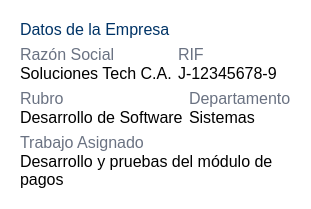
                        <widget class="QFrame" name="frame_50">
                         <property name="styleSheet">
                          <string notr="true">background-color: rgb(255, 255, 255);
border-radius:20px;
color: rgb(0, 0, 0);</string>
                         </property>
                         <property name="frameShape">
                          <enum>QFrame::Shape::Box</enum>
                         </property>
                         <property name="frameShadow">
                          <enum>QFrame::Shadow::Sunken</enum>
                         </property>
                         <property name="lineWidth">
                          <number>2</number>
                         </property>
                         <layout class="QVBoxLayout" name="verticalLayout_58">
                          <property name="leftMargin">
                           <number>20</number>
                          </property>
                          <property name="topMargin">
                           <number>20</number>
                          </property>
                          <property name="rightMargin">
                           <number>20</number>
                          </property>
                          <property name="bottomMargin">
                           <number>20</number>
                          </property>
                          <item>
                           <widget class="QLabel" name="label_73">
                            <property name="font">
                             <font>
                              <pointsize>12</pointsize>
                              <fontweight>DemiBold</fontweight>
                             </font>
                            </property>
                            <property name="styleSheet">
                             <string notr="true">color: rgb(0, 51, 102);</string>
                            </property>
                            <property name="text">
                             <string>Datos de la Empresa</string>
                            </property>
                           </widget>
                          </item>
                          <item>
                           <layout class="QHBoxLayout" name="horizontalLayout_62">
                            <item>
                             <layout class="QVBoxLayout" name="verticalLayout_63">
                              <property name="spacing">
                               <number>0</number>
                              </property>
                              <item>
                               <widget class="QLabel" name="label_74">
                                <property name="font">
                                 <font>
                                  <pointsize>12</pointsize>
                                  <fontweight>DemiBold</fontweight>
                                 </font>
                                </property>
                                <property name="styleSheet">
                                 <string notr="true">color: rgb(106, 114, 130);</string>
                                </property>
                                <property name="text">
                                 <string>Razón Social</string>
                                </property>
                               </widget>
                              </item>
                              <item>
                               <widget class="QLabel" name="razonP">
                                <property name="font">
                                 <font>
                                  <pointsize>12</pointsize>
                                  <fontweight>DemiBold</fontweight>
                                 </font>
                                </property>
                                <property name="styleSheet">
                                 <string notr="true">color: #000;</string>
                                </property>
                                <property name="text">
                                 <string>Soluciones Tech C.A.</string>
                                </property>
                               </widget>
                              </item>
                             </layout>
                            </item>
                            <item>
                             <layout class="QVBoxLayout" name="verticalLayout_64">
                              <property name="spacing">
                               <number>0</number>
                              </property>
                              <item>
                               <widget class="QLabel" name="label_76">
                                <property name="font">
                                 <font>
                                  <pointsize>12</pointsize>
                                  <fontweight>DemiBold</fontweight>
                                 </font>
                                </property>
                                <property name="styleSheet">
                                 <string notr="true">color: rgb(106, 114, 130);</string>
                                </property>
                                <property name="text">
                                 <string>RIF</string>
                                </property>
                               </widget>
                              </item>
                              <item>
                               <widget class="QLabel" name="rifP">
                                <property name="font">
                                 <font>
                                  <pointsize>12</pointsize>
                                  <fontweight>DemiBold</fontweight>
                                 </font>
                                </property>
                                <property name="styleSheet">
                                 <string notr="true">color: #000;</string>
                                </property>
                                <property name="text">
                                 <string>J-12345678-9</string>
                                </property>
                               </widget>
                              </item>
                             </layout>
                            </item>
                           </layout>
                          </item>
                          <item>
                           <layout class="QHBoxLayout" name="horizontalLayout_63">
                            <item>
                             <layout class="QVBoxLayout" name="verticalLayout_65">
                              <property name="spacing">
                               <number>0</number>
                              </property>
                              <item>
                               <widget class="QLabel" name="label_78">
                                <property name="font">
                                 <font>
                                  <pointsize>12</pointsize>
                                  <fontweight>DemiBold</fontweight>
                                 </font>
                                </property>
                                <property name="styleSheet">
                                 <string notr="true">color: rgb(106, 114, 130);</string>
                                </property>
                                <property name="text">
                                 <string>Rubro</string>
                                </property>
                               </widget>
                              </item>
                              <item>
                               <widget class="QLabel" name="rubroP">
                                <property name="font">
                                 <font>
                                  <pointsize>12</pointsize>
                                  <fontweight>DemiBold</fontweight>
                                 </font>
                                </property>
                                <property name="styleSheet">
                                 <string notr="true">color: #000;</string>
                                </property>
                                <property name="text">
                                 <string>Desarrollo de Software</string>
                                </property>
                               </widget>
                              </item>
                             </layout>
                            </item>
                            <item>
                             <layout class="QVBoxLayout" name="verticalLayout_66">
                              <property name="spacing">
                               <number>0</number>
                              </property>
                              <item>
                               <widget class="QLabel" name="label_80">
                                <property name="font">
                                 <font>
                                  <pointsize>12</pointsize>
                                  <fontweight>DemiBold</fontweight>
                                 </font>
                                </property>
                                <property name="styleSheet">
                                 <string notr="true">color: rgb(106, 114, 130);</string>
                                </property>
                                <property name="text">
                                 <string>Departamento</string>
                                </property>
                               </widget>
                              </item>
                              <item>
                               <widget class="QLabel" name="deparP">
                                <property name="font">
                                 <font>
                                  <pointsize>12</pointsize>
                                  <fontweight>DemiBold</fontweight>
                                 </font>
                                </property>
                                <property name="styleSheet">
                                 <string notr="true">color: #000;</string>
                                </property>
                                <property name="text">
                                 <string>Sistemas</string>
                                </property>
                               </widget>
                              </item>
                             </layout>
                            </item>
                           </layout>
                          </item>
                          <item>
                           <layout class="QHBoxLayout" name="horizontalLayout_64">
                            <item>
                             <layout class="QVBoxLayout" name="verticalLayout_67">
                              <property name="spacing">
                               <number>0</number>
                              </property>
                              <item>
                               <widget class="QLabel" name="label_82">
                                <property name="font">
                                 <font>
                                  <pointsize>12</pointsize>
                                  <fontweight>DemiBold</fontweight>
                                 </font>
                                </property>
                                <property name="styleSheet">
                                 <string notr="true">color: rgb(106, 114, 130);</string>
                                </property>
                                <property name="text">
                                 <string>Trabajo Asignado</string>
                                </property>
                               </widget>
                              </item>
                              <item>
                               <widget class="QLabel" name="trabajoP">
                                <property name="font">
                                 <font>
                                  <pointsize>12</pointsize>
                                  <fontweight>DemiBold</fontweight>
                                 </font>
                                </property>
                                <property name="styleSheet">
                                 <string notr="true">color: #000;</string>
                                </property>
                                <property name="text">
                                 <string>Desarrollo y pruebas del módulo de pagos</string>
                                </property>
                                <property name="wordWrap">
                                 <bool>true</bool>
                                </property>
                               </widget>
                              </item>
                             </layout>
                            </item>
                           </layout>
                          </item>
                         </layout>
                        </widget>
